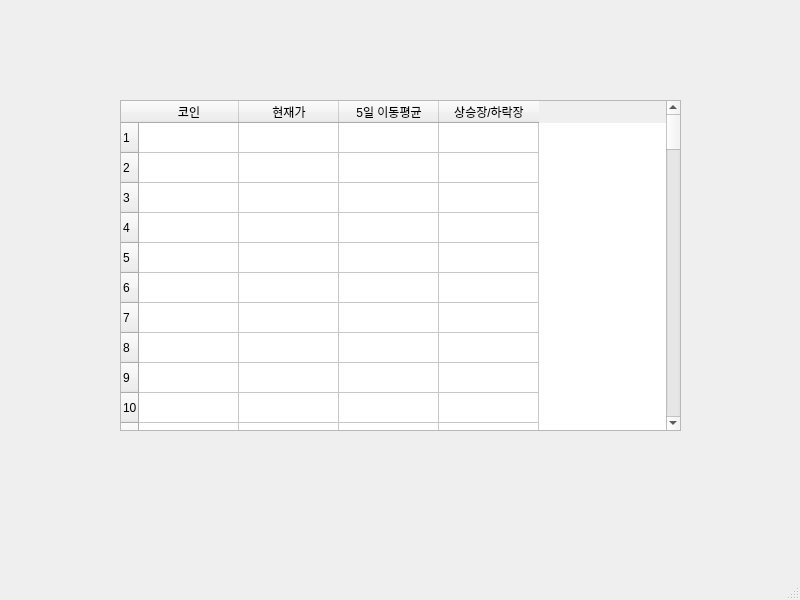
<?xml version="1.0" encoding="UTF-8"?>
<ui version="4.0">
 <class>mainWindow</class>
 <widget class="QMainWindow" name="mainWindow">
  <property name="geometry">
   <rect>
    <x>0</x>
    <y>0</y>
    <width>800</width>
    <height>600</height>
   </rect>
  </property>
  <property name="windowTitle">
   <string>코인 상승장/하락장 알리미</string>
  </property>
  <widget class="QWidget" name="centralwidget">
   <widget class="QTableWidget" name="tableWidget">
    <property name="geometry">
     <rect>
      <x>120</x>
      <y>100</y>
      <width>561</width>
      <height>331</height>
     </rect>
    </property>
    <property name="rowCount">
     <number>87</number>
    </property>
    <row/>
    <row/>
    <row/>
    <row/>
    <row/>
    <row/>
    <row/>
    <row/>
    <row/>
    <row/>
    <row/>
    <row/>
    <row/>
    <row/>
    <row/>
    <row/>
    <row/>
    <row/>
    <row/>
    <row/>
    <row/>
    <row/>
    <row/>
    <row/>
    <row/>
    <row/>
    <row/>
    <row/>
    <row/>
    <row/>
    <row/>
    <row/>
    <row/>
    <row/>
    <row/>
    <row/>
    <row/>
    <row/>
    <row/>
    <row/>
    <row/>
    <row/>
    <row/>
    <row/>
    <row/>
    <row/>
    <row/>
    <row/>
    <row/>
    <row/>
    <row/>
    <row/>
    <row/>
    <row/>
    <row/>
    <row/>
    <row/>
    <row/>
    <row/>
    <row/>
    <row/>
    <row/>
    <row/>
    <row/>
    <row/>
    <row/>
    <row/>
    <row/>
    <row/>
    <row/>
    <row/>
    <row/>
    <row/>
    <row/>
    <row/>
    <row/>
    <row/>
    <row/>
    <row/>
    <row/>
    <row/>
    <row/>
    <row/>
    <row/>
    <row/>
    <row/>
    <row/>
    <column>
     <property name="text">
      <string>코인</string>
     </property>
    </column>
    <column>
     <property name="text">
      <string>현재가</string>
     </property>
    </column>
    <column>
     <property name="text">
      <string>5일 이동평균</string>
     </property>
    </column>
    <column>
     <property name="text">
      <string>상승장/하락장</string>
     </property>
    </column>
   </widget>
  </widget>
  <widget class="QMenuBar" name="menubar">
   <property name="geometry">
    <rect>
     <x>0</x>
     <y>0</y>
     <width>800</width>
     <height>26</height>
    </rect>
   </property>
  </widget>
  <widget class="QStatusBar" name="statusbar"/>
 </widget>
 <resources/>
 <connections/>
</ui>
